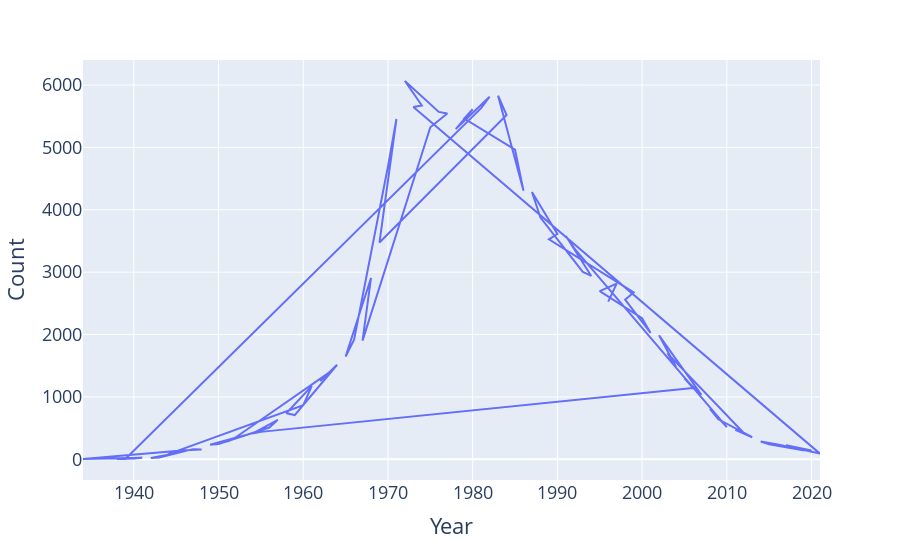

Write notebook code for a chart like this one.
### Code cell
fig = px.line(female_babynames[female_babynames["Name"] == "Jennifer"],
              x = "Year", y = "Count")
fig.update_layout(font_size = 18)

### Figure 1 — Plotly figure (JSON) as saved in the notebook; plotly's stock layout.template omitted (floating-point values rounded to 4 significant figures)
{"data": [{"hovertemplate": "Year=%{x}<br>Count=%{y}<extra></extra>", "legendgroup": "", "line": {"color": "#636efa", "dash": "solid"}, "marker": {"symbol": "circle"}, "mode": "lines", "name": "", "orientation": "v", "showlegend": false, "type": "scatter", "x": [2018, 2017, 2020, 2019, 2015, 2014, 2016, 2021, 1973, 1974, 1972, 1976, 1977, 1975, 1967, 1968, 1965, 1966, 1970, 1971, 1969, 1984, 1983, 1986, 1985, 1979, 1980, 1978, 1982, 1981, 1939, 1938, 1940, 1941, 1934, 1946, 1948, 1947, 1943, 1942, 1945, 1944, 1960, 1961, 1958, 1959, 1964, 1962, 1963, 1952, 1951, 1953, 1949, 1950, 1956, 1957, 1954, 1955, 2006, 2005, 2007, 2002, 2004, 2003, 2012, 2011, 2013, 2009, 2008, 2010, 1992, 1991, 1994, 1993, 1988, 1987, 1990, 1989, 1999, 1998, 2001, 2000, 1995, 1997, 1996], "xaxis": "x", "y": [167, 226, 141, 145, 242, 286, 239, 91, 5649, 5673, 6065, 5570, 5543, 5323, 1902, 2907, 1649, 1918, 4695, 5456, 3477, 5519, 5830, 4306, 4966, 5462, 5612, 5295, 5813, 5629, 6, 5, 13, 24, 5, 147, 159, 163, 30, 22, 99, 80, 869, 1174, 738, 709, 1516, 1257, 1386, 350, 284, 384, 233, 247, 509, 634, 412, 440, 1144, 1297, 1035, 1987, 1484, 1699, 421, 474, 354, 641, 808, 515, 3382, 3579, 2940, 3004, 3875, 4285, 3612, 3526, 2675, 2560, 2027, 2264, 2696, 2817, 2529], "yaxis": "y"}], "layout": {"font": {"size": 18}, "legend": {"tracegroupgap": 0}, "margin": {"t": 60}, "xaxis": {"anchor": "y", "domain": [0, 1], "title": {"text": "Year"}}, "yaxis": {"anchor": "x", "domain": [0, 1], "title": {"text": "Count"}}}}
